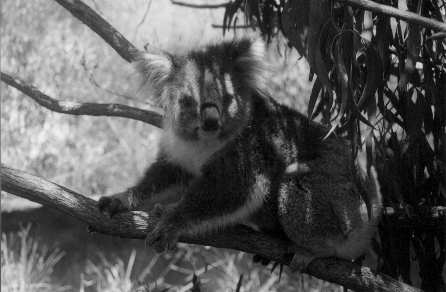
#> input picture COMS/Honours/Digital Image Processing/Test 2019/test_images/koala.png, 446 x 292 px; its folder holds 4 pictures in this run
$ python Q_koala.py   (older library calls are emulated)
#> lines starting #> are read from the running program, lines starting #| are printed output that depends on the picture
import numpy as np
import matplotlib.pyplot as plt
import scipy.misc
from skimage.color import rgb2gray
from skimage import morphology
from skimage import measure
import copy
import math
import scipy.fftpack as sp

filepath = "test_images/"

def readImage(name):
#> called with name = 'koala.png'
    return plt.imread(filepath+name)
#> returned value is the input picture: shape (292, 446, 4) float32; mean R, G, B, A 0.342, 0.342, 0.342, 1

def displayImage(image,m=1):
    plt.gray()
    plt.imshow(image,vmin=0,vmax=m)
    plt.axis("off")
    plt.show()

def getImageMax(image):
    type = image.dtype
    if np.issubdtype(type,np.integer):
        return np.iinfo(type).max
    else:
        return 1

def saveImage(image,name):
    plt.imsave(name,image,vmin=0,vmax=getImageMax(image))

#
#
#   Spatial Filtering
#
#

koala = readImage("koala.png")
koala = rgb2gray(koala)
displayImage(koala)

hb = 3*np.array([[0,0,0],[0,1,0],[0,0,0]]) - (2.0/9)*np.ones((3,3))

def applyFilter(f,h):
    offset = math.floor(h.shape[0]/2)
    fp = padZero(f,offset)
#> in padZero, `fp[offset:f.shape[0]+offset,offset:f.shape[1]+offset] = f`:
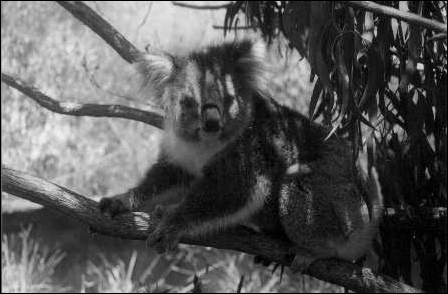
#> fp: shape (294, 448) float64; min 0, max 0.969, mean 0.338
    newImage = np.zeros(fp.shape)
    for x in range(offset,fp.shape[0]+offset-1):
        for y in range(offset,f.shape[1]+offset-1):
            g = 0
            for s in range(h.shape[0]):
                for t in range(h.shape[1]):
                    w = h[s,t]
                    F = fp[x-s,y-t]
                    g += w*F
            newImage[x,y] = g
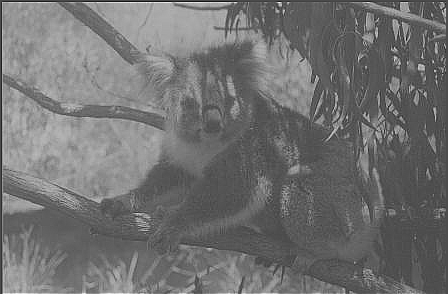
#> newImage: shape (294, 448) float64; min -0.709, max 1.65, mean 0.339; drawn with min black and max white
    return dePad(newImage,offset)

def padZero(f,offset):
    fp = np.zeros((f.shape[0]+2*offset,f.shape[1]+2*offset))
    fp[offset:f.shape[0]+offset,offset:f.shape[1]+offset] = f
    return fp

def dePad(f,offset):
#> called with offset = 1
    return f[offset:f.shape[0]+offset,offset:f.shape[1]+offset]
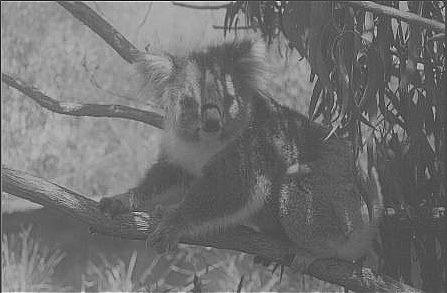
#> returned value: shape (293, 447) float64; min -0.709, max 1.65, mean 0.34; drawn with min black and max white

Q_koala = applyFilter(koala,hb)
displayImage(Q_koala)
saveImage(Q_koala,"Q_koala.png")
#> in saveImage, `plt.imsave(name,image,vmin=0,vmax=getImageMax(image))`:
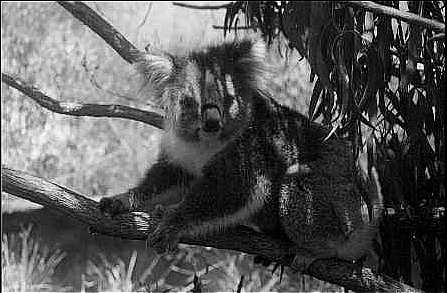
#> saved as Q_koala.png: shape (293, 447, 3); min 0, max 255, mean 87.3
